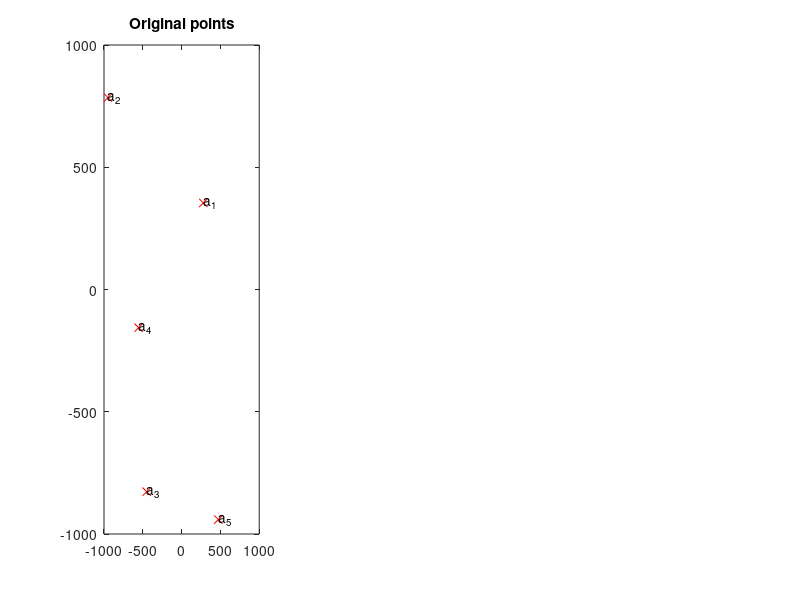

This figure's MATLAB source: (Note: this script raises an error after producing the figure.)
% Recover set of point from erased code
%% 1. Generate random points
silent = false; % do not draw pictures
if silent
    Scale = 20000000; % generate coords in range [-Scale;Scale]
    N = 15; % number of points
    seed = 48; rng(seed); % fix RNG seed for repeatability 
    %XY_orig = randi(Scale*2+1, [N,2]) - Scale - 1; % generate Nx2 array
    XY_orig = rand([N,2]);
else
    Scale = 1000; % generate coords in range [-Scale;Scale]
    N = 5; % number of points
    seed = 42; rng(seed); % fix RNG seed for repeatability 
    XY_orig = randi(Scale*2+1, [N,2]) - Scale - 1; % generate Nx2 array
    
end
close all;

if ~silent 
    figure;
    subplot(1,3,1);
    plot(XY_orig(:,1), XY_orig(:,2), 'rx');
    hold on; 
    text(XY_orig(:,1), XY_orig(:,2),...
        arrayfun(@(x) {['a_' num2str(x)]}, 1:N));
    title('Original points');
end
%% 2. Generate erased code and find min(S/S)
[CodeE, Sorig] = erased_code(XY_orig);   
% Sorig - areas of all triangle - for correctness check only!
%TODO: check the conditions of Obshee polozhenie!
CodeE = CodeE(CodeE>=1); % select only S_1/S_2 > 1 (drop S_2/S_1)
CodeE = CodeE(:); % make column vector
%minS = min(CodeE);
%CodeEnorm = CodeE ./ minS;
%% 3. Find set of areas (two variants)
XY_recover_2way = cell(1,2);
tic
for way = 1:2
    Sset = find_set_areas(CodeE, way, N); 
    Sset = sort(Sset);
    if isempty(Sset), continue; end
    if all(near(sort(Sorig ) , Sset*min(Sorig)))
        fprintf('Recovered original S\n');
    else
        fprintf('Rcovered ghost S\n');
    end
    %% 4. Find all respective triples (allign at central triangle)
    % each triple is (i1,i2,i3) - indices in Sset;
    % each triple type is 1 or 2
    try
        [Triples, TripleTypes] = find_triples(Sset, N); 
    catch
        fprintf('Recovery not succeed!\n');
        continue;
    end
    assert(size(Triples,1) == N-3 && size(Triples,2) == 3);
    TrianglesInTriplesInd = unique(Triples(:));% find triangles used in the triples
    SsetTriangleInTriples = Sset(TrianglesInTriplesInd); % 

    %% 5. Factorize in 3 class of adjacency with the central triangle
    % Determine one of 6 types
    ClassInd = factorize_adj_class(Sset, Triples);
    % return array of 1,2,3 or 0 - adjacency class, 0 is for not in triples
    %assert(numel(ClassInd)== numel(SsetTriangleInTriples));
    ClassMap = containers.Map(Sset, ClassInd);% TODO: check syntax!
    %% 6. Recover point coordinates from each triples
    % 6.1 Let the initial triangle has coordinates (0,0)-(0,1)-(1,0)
    % From the Class determine the point position with respect to axis
    [x_sign, y_sign] = getSignFromClass(Triples, TripleTypes, ClassInd);    
    % TODO: need other params???, Implement me!
    % Let the initial triangle has coordinates (0,0)-(0,1)-(1,0)
    % then S'=S/2 (as it has area=0.5)
    % Suppose S1 - prilegaet k (0,0)-(0,1) - triple of class 1.
    % then geometric set is a line such that 1/2*|y|*1 = 1/2S1 =>
    % y=S1*y_sign(i), ditto for x = S2*x_sign(i)
    XY_recover = zeros(N,2);
    XY_recover(2,:) = [1,0]; 
    XY_recover(3,:) = [0,1];
    for i = 4:N
        % recover i-th point from (i-3)th triple
        i_t = i-3;
        triple = Triples(i_t,:);
        x_s =x_sign(i_t);
        y_s = y_sign(i_t);
        assert(x_s~=0 && y_s ~=0);
        for tr = triple 
            cls_tr = ClassMap(Sset(tr));
            switch cls_tr
                case 1
                    assert(y_s~=0);
                    XY_recover(i,2) =  Sset(tr)*y_s;
                case 2
                    XY_recover(i,1) = - Sset(tr)*x_s;%% TODO: why minus here???
                case 3 % do nothing
                otherwise
                    error('Wrong class ID = %d', cls_tr);
            end
        end
    end
    
    XY_recover_2way{way} =  XY_recover;
    if ~silent
        subplot(1,3,2); 
        plot(XY_recover(:,1),   XY_recover(:,2), 'ro');
        title('Recovered points');
    end
    [CErec, Srec] = erased_code(XY_recover);
    Srec = sort(Srec); Sset = sort(Sset);
    for k = 1:10
        if find(near(Srec / Srec(1), Sset(k)))
            %fprintf('%d found\n', k);
        else
            fprintf('%d not found\n', k);
        end
    end
    
    CErec=CErec(CErec>1);
    CErec = sort(CErec);CodeE = sort(CodeE);
    assert(all(near(Srec / min(Srec) , Sset/min(Sset) )));
    fprintf('Areas match original ones!\n');
    assert(all(near(CErec, CodeE)));
    fprintf('Erased code matches the original one!\n')
    %% try to align 
    pos_orig = [4,3,1];% Map restored point to the respective original points
    % TODO: make it automatic
    e_1 = XY_orig(pos_orig(2), :) - XY_orig(pos_orig(1), :) ;
    e_2 = XY_orig(pos_orig(3), :) - XY_orig(pos_orig(1), :) ;
    A_aff  = [e_1', e_2'];
    b_aff = XY_orig(pos_orig(1));
    XY_recover_aff = (A_aff*XY_recover' +b_aff)';
    if ~silent
        subplot(1,3,3); 
        plot(XY_orig(:,1), XY_orig(:,2), 'ro');
        hold on;
        plot(XY_recover_aff(:,1), XY_recover_aff(:,2), 'bp');
        title('Aligned recovered to original');
    end
    s=0;
    
end
fprintf('%d points ', N); toc
%% 7. Display the original and the recovered sets
if 0
    figure; 
    subplot(1,3,1)
    plot(XY_orig(:,1), XY_orig(:,2), 'ro');
    title('Original');
    for w = 1:2
        subplot(1,3,w+1)
        XY_r = XY_recover_2way{w};
        if isempty(XY_r) , continue; end
        plot(XY_r(:,1), XY_r(:,2), 'ro');
        title(['Recoverd#', num2str(w)]);
    end
end
%% 8. TODO: make affine transform to align recovered with the original
% automatic

%%%%%%%%%%%%%%%%%%%%%%%%%%%%%%%%%%%%%%%%%%%%%%%%%%%%%%%%%%%%%%%%%%%%%%%%%%%
function [CE, Sorig] = erased_code(XY)
%% input - set of points [ x_1 y_1; x_2 y_2;...;x_n y_n]
% output - the sorted array  of erased codes
n = size(XY,1) ; assert(n>3);
assert(size(XY,2)==2);
n_triangles = nchoosek(n,3);
triangle_ind = nchoosek(1:n,3);
S = zeros(1, n_triangles);
for i = 1:n_triangles
    triple = triangle_ind(i,:);
    S(i) = polyarea( XY(triple, 1), XY(triple, 2));
end
S_n = S ./ min(S);

Sdebug=[];
for i =1:n_triangles
    %fprintf('%d %d %d %g\n', triangle_ind(i,1), triangle_ind(i,2),...
        %triangle_ind(i,3), S_n(i));
    Sdebug = [Sdebug; S_n(i), triangle_ind(i,:)];
end
Sdebug = sortrows(Sdebug);
%disp(Sdebug);
for i = 1:size(Sdebug,1)
    fprintf('%d) %d %d %d %g\n', i,  Sdebug(i,2:end),Sdebug(i));
end
n_code = nchoosek(n_triangles, 2)*2;
pairs =  nchoosek(1:n_triangles, 2);
CE = zeros(n_code/2,2);
for i = 1:n_code/2
    pp=pairs(i,:);
    CE(i,1) = S(pp(1))/S(pp(2));
    CE(i,2) = S(pp(2))/S(pp(1));
end
CE = sort(CE(:));
CE = unique(CE);
if numel(CE) < n_code
    error('Not general position triangles');
end
if nargout >=2, Sorig=S; end
end

%function b = near(x,y)
%b = abs(x-y) < 1.0e-5;
%end


function Sset = find_set_areas(CodeE, way, n)
% n - number of points, to check only!!
CodeE=sort(CodeE);
Smax = CodeE(end);
%assert(CodeEnorm(1)==1);

% find pairs
pairs=[];
for i = 1:length(CodeE)-1
    for j = i+1:length(CodeE)
        if near(CodeE(i)*CodeE(j), Smax)
            pairs = [pairs; i j];
        end
    end
end
assert(size(pairs, 1) == nchoosek(n,3)-2); % - 2, because Smin,Smax excluded
% then test for Sbase - either CodeEnorm(i) or CodeEnorm(j)
Sbase=CodeE(pairs(1,3-way)); %TODO: remove "3- " after Debug
assert(Sbase>1);
Sset = [1, Sbase, Smax];
for p = 2:size(pairs,1)
    i = pairs(p,1); j = pairs(p,2);
    S_i = max(CodeE(i)/Sbase, Sbase/CodeE(i));
    S_j = max(CodeE(j)/Sbase, Sbase/CodeE(j));
    b_i = any(near(S_i, CodeE));
    b_j = any(near(S_j, CodeE));
    assert(b_i+b_j < 2);
    if b_i+b_j == 0% recover failes
        Sset=[];
        return;
    end
    if b_i, Sset=[Sset, CodeE(i)];end
    if b_j, Sset=[Sset, CodeE(j)];end
end
assert(length(Sset) == nchoosek(n,3));
end


function [Triples, TripleTypes] = find_triples(Sset, Npt)
% Npt - number of points
n = numel(Sset); % number of triangles, should be C_N^3
assert(n==nchoosek(Npt,3));
Triples =[]; TripleTypes=[];

%Sset = sort(Sset);
assert(Sset(1)==1);
for main = 2:n % main triangle
    subs = nchoosek([2:main-1, main+1:n], 2); % additional triangle
    for sub = subs'
        % type 1 Main = S1+S2+1, tyhpe 2 Main = S1+S2-1
        Smain = Sset(main); S12 = sum(Sset(sub));
        if near(Smain, S12+1) || near(Smain, S12-1)
            Triples = [Triples; main, sub'];
            if  near(Smain, S12+1)
                TripleTypes=[TripleTypes,1];
            else
                TripleTypes=[TripleTypes,2];
            end
        end
    end
end
% each triple correspond to point (exclude central triangle)
assert(size(Triples,1) == Npt-3, 'Not general position triangles!');
assert(length(TripleTypes) == Npt-3);
end


function com_side = have_common_side(i1,i2, Sset)
% checks if Sset(i1) and Sset(i2) have a common side
% firs sign always "+", others - 7 combinations
SignsCombine = [...
    1,  1,  1, -1;...
    1,  1, -1,  1;...
    1, -1,  1,  1;... % 1"-"
    1,  1, -1, -1;...
    1, -1, -1,  1;...
    1, -1,  1, -1;... % 2"-"
    1, -1, -1, -1;... % 3"-"
    ];
nTr = numel(Sset);
ind = setdiff(2:nTr, [i1,i2]);
pairs = nchoosek(ind, 2);
S = zeros(4, 1);
S(1) = Sset(i1); S(2) = Sset(i2);
for pair = pairs'
    S(3:4) = Sset(pair);
    if any(near(SignsCombine*S, 0))
        com_side = true;
        return;
    end
end
com_side = false;
end


function ClassIndExt = factorize_adj_class(Sset, Triples)
%% triangles fall in same class iff
    % 1) They have common side
    % 2) They are NOT in the same triple (maybe this is enough? - NO!)
n_Triples = size(Triples,1);
pos_max = length(Sset);%max(Triples(:));
conn = zeros(pos_max);
% set -1 for pos if two triangles in the same triple
for i = 1:n_Triples 
    for j1 = 1:3
        for j2 = 1:3
            if j1==j2,continue; end
            conn(Triples(i, j1), Triples(i, j2)) = -1;
        end
    end
end

TriplesInd  =unique(Triples(:));

for i = 1:pos_max
    if all(i~= TriplesInd), continue; end % only check for triangles in triples
    for j = 1:pos_max
        if i==j, continue; end
        if all(j~= TriplesInd), continue; end
        if conn(i,j) == -1, continue; end
        if have_common_side(i, j, Sset) % TODO: Implement me!
            conn(i,j) = 1;
        end
    end
end
conn(conn==-1)=0;
G = graph(conn(TriplesInd,TriplesInd));
ClassInd = conncomp(G);
ClassIndExt = zeros(1,pos_max);
ClassIndExt(TriplesInd) = ClassInd;
%% check that there are 3 types in each triple
for i = 1:n_Triples
    tri_bin = ClassIndExt(Triples(i,: ));
    assert( all(sort(tri_bin) == 1:3), 'Not 1,2,3 class in triple');
end

end

function [x_s, y_s] = type_class2sign(triangle_type, triangle_class)
switch triangle_class
    case 0
        x_s=0;y_s=0;
    case 1
        if triangle_type == 1
            x_s=-1;y_s=1;
        else
            x_s=1;y_s=-1;
        end
    case 2
        if triangle_type == 1
            x_s=-1;y_s=-1;
        else
            x_s=1;y_s=1;
        end
    case 3
        if triangle_type == 1
            x_s=1;y_s=-1;
        else
            x_s=-1;y_s=1;
        end
end

end

function [x_sign, y_sign] = getSignFromClassOld(Triples, TripleTypes, ClassInd)
n_triples = size(Triples,1);
assert(length(TripleTypes)==n_triples);
n_triangle = length(ClassInd);
assert(max(Triples(:))<=n_triangle);
triangle_types = zeros(1,n_triangle);
for i = 1:length(TripleTypes)
    triangle_types(Triples(i,:)) = TripleTypes(i);
end
[x_sign, y_sign] = arrayfun(@type_class2sign, triangle_types, ClassInd);

end


%%% signs are assigned to the triples! not triangles
function [x_sign, y_sign] = getSignFromClass(Triples, TripleTypes, ClassInd)
n_triples = size(Triples,1);
assert(length(TripleTypes)==n_triples);
n_triangle = length(ClassInd);
assert(max(Triples(:))<=n_triangle);
[x_sign, y_sign] = arrayfun(@type_class2sign, TripleTypes, ClassInd(Triples(:,1)));

end
